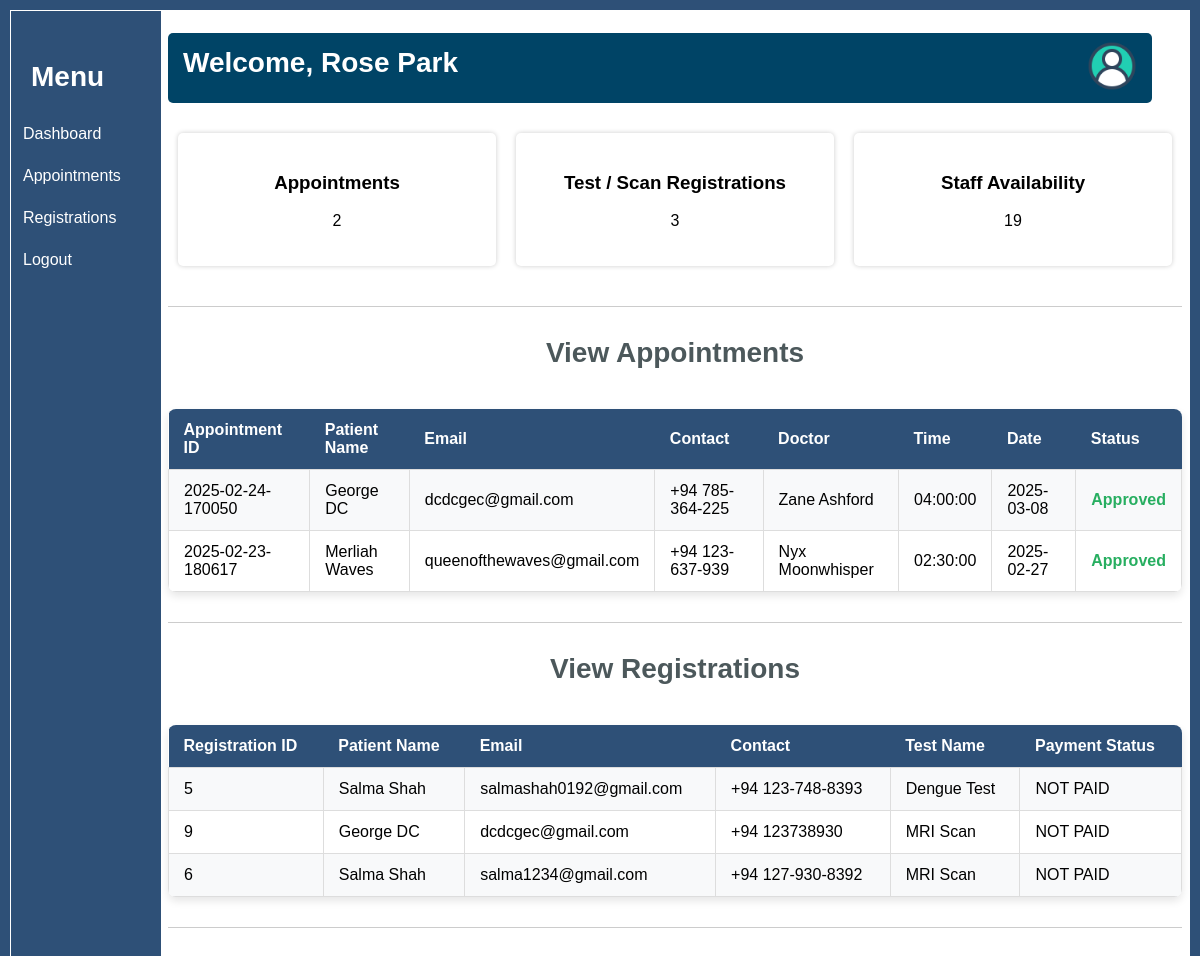
The page /staff_panel.php (signed in) on the database its author committed.
### tables this page shows
CREATE TABLE IF NOT EXISTS `appointments` (
  `appointment_id` int NOT NULL AUTO_INCREMENT,
  `patient_name` varchar(100) NOT NULL,
  `patient_contact` varchar(20) DEFAULT NULL,
  `doctor_id` int NOT NULL,
  `appointment_time` time NOT NULL,
  `appointment_date` date NOT NULL,
  `appointment_status` enum('Pending','Approved','Cancelled') DEFAULT 'Pending',
  `patient_email` varchar(100) NOT NULL,
  `booking_id` varchar(20) DEFAULT NULL,
  PRIMARY KEY (`appointment_id`),
  UNIQUE KEY `booking_id` (`booking_id`),
  KEY `doctor_id` (`doctor_id`)
);

CREATE TABLE IF NOT EXISTS `medical_staff` (
  `staff_id` int NOT NULL AUTO_INCREMENT,
  `name` varchar(100) NOT NULL,
  `email` varchar(100) NOT NULL,
  `contact_number` varchar(20) NOT NULL,
  `role` enum('Doctor','Nurse','Physician','Pharmacist','Technician','Receptionist','Other') NOT NULL,
  `department` varchar(100) NOT NULL,
  `specialty` varchar(100) DEFAULT NULL,
  `qualifications` text NOT NULL,
  `shift_schedule` text NOT NULL,
  `created_at` timestamp NULL DEFAULT CURRENT_TIMESTAMP,
  PRIMARY KEY (`staff_id`),
  UNIQUE KEY `email` (`email`)
);

CREATE TABLE IF NOT EXISTS `registrations` (
  `registration_id` int NOT NULL AUTO_INCREMENT,
  `patient_name` varchar(255) NOT NULL,
  `patient_contact` varchar(20) NOT NULL,
  `patient_email` varchar(255) NOT NULL,
  `total_cost` decimal(10,2) NOT NULL,
  `test_id` int NOT NULL,
  `registration_date` date NOT NULL,
  `status` enum('Pending','Registered','Cancelled') NOT NULL DEFAULT 'Pending',
  PRIMARY KEY (`registration_id`),
  KEY `test_id` (`test_id`)
);

CREATE TABLE IF NOT EXISTS `tests` (
  `test_id` int NOT NULL AUTO_INCREMENT,
  `name` varchar(100) NOT NULL,
  `description` text,
  `price` decimal(10,2) NOT NULL,
  `duration` time DEFAULT NULL,
  `max_registrations` int NOT NULL,
  PRIMARY KEY (`test_id`)
);

### staff_panel.php (the view, shortened to what this page needs)
<?php
$user = $_SESSION['user'];
include('connection.php');
$appointmentQuery = "SELECT a.booking_id, a.patient_name, a.patient_email, a.patient_contact,
                            m.name AS doctor_name, a.appointment_time, a.appointment_date, a.appointment_status
                     FROM appointments a
                     JOIN medical_staff m ON a.doctor_id = m.staff_id";
$appointments = mysqli_query($connection, $appointmentQuery);
$registrationQuery = "SELECT r.registration_id, r.patient_name, r.patient_email, r.patient_contact,
                             t.name,
                             CASE
                                 WHEN op.registration_id IS NOT NULL THEN 'PAID ONLINE'
                                 ELSE 'NOT PAID'
                             END AS payment_status
                      FROM registrations r
                      LEFT JOIN tests t ON r.test_id = t.test_id
                      LEFT JOIN online_payments op ON r.registration_id = op.registration_id";
$registrations = mysqli_query($connection, $registrationQuery);
$staffSchedule = "SELECT COUNT(*) AS count FROM medical_staff WHERE shift_schedule = '9:00 AM - 5:00 PM'";
$availableStaff = $connection->query($staffSchedule);
$staffCount = $availableStaff->fetch_assoc()['count'];
?>
<!DOCTYPE html>
<html lang="en">
<head>
    <link rel="stylesheet" type="text/css" href="stylesheet.css">
</head>
<body class="panel-body">
    <div class="menu-bar">
        <h2>Menu</h2>
        <ul>
            <li><a href="#dashboard">Dashboard</a></li>
            <li><a href="#dashboard">Appointments</a></li>
            <li><a href="#registrations">Registrations</a></li>
            <li><a href="staff_logout.php">Logout</a></li>
        </ul>
    </div>
    <div class="main-content">
        <div id="dashboard">
            <div class="panel-bar">
                <h2>Welcome, <?php echo htmlspecialchars($user); ?></h2>
                <div class="profile">
                    <img src="resources/profile_icon.png" alt="Profile">
                </div>
            </div>
            <div class="cards">
            <div class="card"><h3>Appointments</h3>
            <p><?php echo mysqli_num_rows($appointments); ?></p></div>
            <div class="card"><h3>Test / Scan Registrations</h3>
            <p><?php echo mysqli_num_rows($registrations); ?></p></div>
            <div class="card"><h3>Staff Availability</h3>
            <?php echo $staffCount;?></div>
</div>
        <hr>
     <div id="appointments">
    <h2>View Appointments</h2>
    <table class="appointment-table">
        <tr>
            <th>Appointment ID</th>
            <th>Patient Name</th>
            <th>Email</th>
            <th>Contact</th>
            <th>Doctor</th>
            <th>Time</th>
            <th>Date</th>
            <th>Status</th>
        </tr>
        <?php while ($row = mysqli_fetch_assoc($appointments)) { ?>
        <tr>
        <td><?php echo $row['booking_id']; ?></td>
            <td><?php echo $row['patient_name']; ?></td>
            <td><?php echo $row['patient_email']; ?></td>
            <td><?php echo $row['patient_contact']; ?></td>
            <td><?php echo $row['doctor_name']; ?></td>
            <td><?php echo $row['appointment_time']; ?></td>
            <td><?php echo $row['appointment_date']; ?></td>
            <td class="status-<?php echo strtolower($row['appointment_status']); ?>">
                <?php echo $row['appointment_status']; ?>
            </td>
        </tr>
        <?php } ?>
    </table>
</div>
<hr>
 <div id="registrations">
    <h2>View Registrations</h2>
    <table class="appointment-table">
    <tr>
        <th>Registration ID</th>
        <th>Patient Name</th>
        <th>Email</th>
        <th>Contact</th>
        <th>Test Name</th>
        <th>Payment Status</th>
    </tr>
    <?php while ($row = mysqli_fetch_assoc($registrations)) { ?>
        <tr>
            <td><?php echo $row['registration_id']; ?></td>
            <td><?php echo $row['patient_name']; ?></td>
            <td><?php echo $row['patient_email']; ?></td>
            <td><?php echo $row['patient_contact']; ?></td>
            <td><?php echo $row['name']; ?></td>
            <td><?php echo $row['payment_status']; ?></td>
        </tr>
    <?php } ?>
</table>
    </div>
    <hr>
    </div>
</body>
</html>

### stylesheet.css (style rules this page uses)
body { margin: 0; border: 10px solid #2E5077; background-color: white !important; padding: 0; }
* { font-family: 'Poppins', sans-serif; }
h2 { color: #4DA1A9; text-align: center; }
.doctor-table table th, td { border: 1px solid #ddd; padding: 12px; text-align: left; }
.panel-body { margin: 0; }
.panel-body h2 { margin-top: 30px; margin-bottom: 40px; color: #4C585B; font-size: 28px; }
.menu-bar { position: fixed; border: white 0.8px solid; background-color: #2E5077; padding-top: 20px; width: 150px; height: 100%; color: white; }
.menu-bar h2 { margin-bottom: 20px; margin-left: 20px; color: white; text-align: left; }
.menu-bar ul { padding: 0; list-style-type: none; }
.menu-bar ul li { padding: 12px; }
.menu-bar ul li a { display: block; color: white; font-size: 16px; text-decoration: none; }
.main-content { margin-left: 150px; padding: 8px; }
.panel-bar { display: flex; justify-content: space-between; align-items: center; margin-top: 15px; margin-right: 30px; border-radius: 5px; background-color: #004466; padding: 10px 15px; height: 50px; color: white; font-size: 18px; }
.panel-bar h2 { color: white; }
.profile img { width: 50px; height: 50px; }
.cards { display: flex; justify-content: space-between; margin: 20px 0; }
.card { flex: 1; margin: 10px; box-shadow: 0 0 5px rgba(0, 0, 0, 0.2); border-radius: 5px; background-color: white; padding: 20px; text-align: center; }
.appointment-table { margin-top: 20px; box-shadow: 0 4px 8px rgba(0, 0, 0, 0.1); border-radius: 8px; border-collapse: collapse; background: #ffffff; width: 100%; overflow: hidden; font-size: 16px; }
.appointment-table th, .appointment-table td { border-bottom: 1px solid #ddd; padding: 12px 15px; text-align: left; }
.appointment-table th { background-color: #2E5077; color: white; }
.appointment-table tr:nth-child(even) { background-color: #f8f9fa; }
.status-approved { color: #27ae60; font-weight: bold; }
hr { margin: 30px 0; border: none; background-color: #ccc; height: 1px; }

### rows shown on the page
appointments: booking "2025-02-24-170050", patient_name "George DC", patient_email "dcdcgec@gmail.com", patient_contact "+94 785-364-225", medical_staff.name "Zane Ashford", appointment_time "04:00:00", appointment_date "2025-03-08", appointment_status "Approved"
appointments: booking "2025-02-23-180617", patient_name "Merliah Waves", patient_email "queenofthewaves@gmail.com", patient_contact "+94 123-637-939", medical_staff.name "Nyx Moonwhisper", appointment_time "02:30:00", appointment_date "2025-02-27", appointment_status "Approved"
registrations: registration_id "5", patient_name "Salma Shah", patient_email "salmashah0192@gmail.com", patient_contact "+94 123-748-8393", test.name "Dengue Test", payment_status "NOT PAID"
registrations: registration_id "9", patient_name "George DC", patient_email "dcdcgec@gmail.com", patient_contact "+94 123738930", test.name "MRI Scan", payment_status "NOT PAID"
registrations: registration_id "6", patient_name "Salma Shah", patient_email "salma1234@gmail.com", patient_contact "+94 127-930-8392", test.name "MRI Scan", payment_status "NOT PAID"

### other values the page prints
$user "Rose Park"
mysqli_num_rows($appointments) "2"
mysqli_num_rows($registrations) "3"
$staffCount "19"
